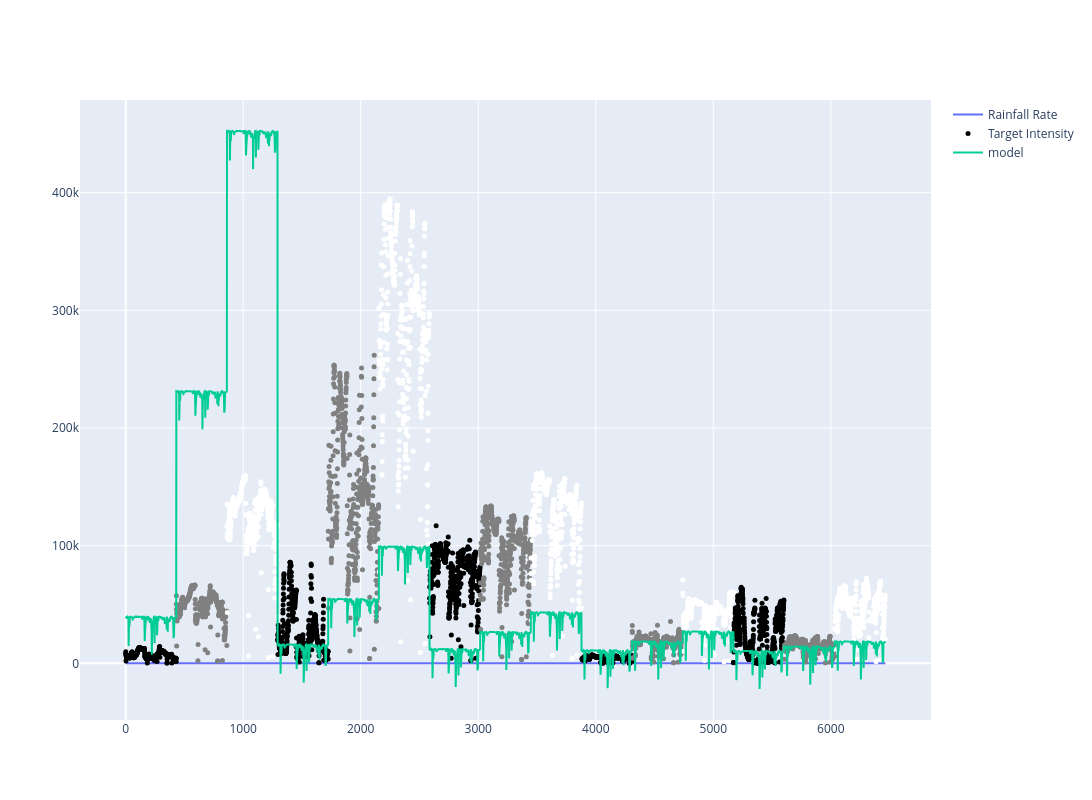

Notebook code for this chart:
### Code cell
# Test model and initial parameters


def model_func(X, a1, a2, b, c1, c2, d):
    r, refelctivity, rainrate = X
    return (
        (a1 * np.exp(-a2 * X[r]))
        + (b * X[refelctivity] / (X[r] ** 2))
        + (c1 ** X[rainrate] ** 2 + c2 * X[rainrate])
        + d
    )
    # a[0] * np.exp(-a[1] * X[r]) * b * X[refelctivity] + c * X[rainrate] # [0.34, 0.077]
    # a1 * np.exp(-a2 * X[r]) + a3 + (b1 * X[refelctivity] / (b2 * X[r])) + (c * X[rainrate])


# plot_data = regression_data[(regression_data["color"] == "white")]
plot_data = regression_data.reset_index(names="timestamp")

fig = go.Figure()
fig.add_trace(
    go.Scatter(
        x=plot_data.index,
        y=plot_data["precipitation.intensity_hour_shifted"],
        mode="lines",
        name="Rainfall Rate",
    )
)
fig.add_trace(
    go.Scatter(
        x=plot_data.index,
        y=plot_data["intensity"],
        mode="markers",
        name="Target Intensity",
        text=plot_data["target"],
        marker=dict(size=5, color=plot_data["color"]),
    )
)
fig.add_trace(
    go.Scatter(
        x=plot_data.index,
        y=model_func(
            plot_data[["range", "reflectivity", "precipitation.intensity_hour_shifted"]],
            400,
            0.1,
            20000000,
            0.8,
            -500,
            10000.0,
        ),
        mode="lines",
        name="model",
    )
)
fig.update_layout(height=800, width=1600)

### Figure 1 — Plotly figure (JSON) as saved in the notebook; plotly's stock layout.template omitted (floating-point values rounded to 4 significant figures; data arrays with more than 128 entries replaced by an {"elided": "..."} marker saying what was removed)
{"data": [{"mode": "lines", "name": "Rainfall Rate", "type": "scatter", "x": {"elided": "6465 int values"}, "y": {"elided": "6465 float values"}}, {"marker": {"color": {"elided": "6465 str values"}, "size": 5}, "mode": "markers", "name": "Target Intensity", "text": {"elided": "6465 str values"}, "type": "scatter", "x": {"elided": "6465 int values"}, "y": {"elided": "6465 float values"}}, {"mode": "lines", "name": "model", "type": "scatter", "x": {"elided": "6465 int values"}, "y": {"elided": "6465 float values"}}], "layout": {"height": 800, "width": 1600}}
